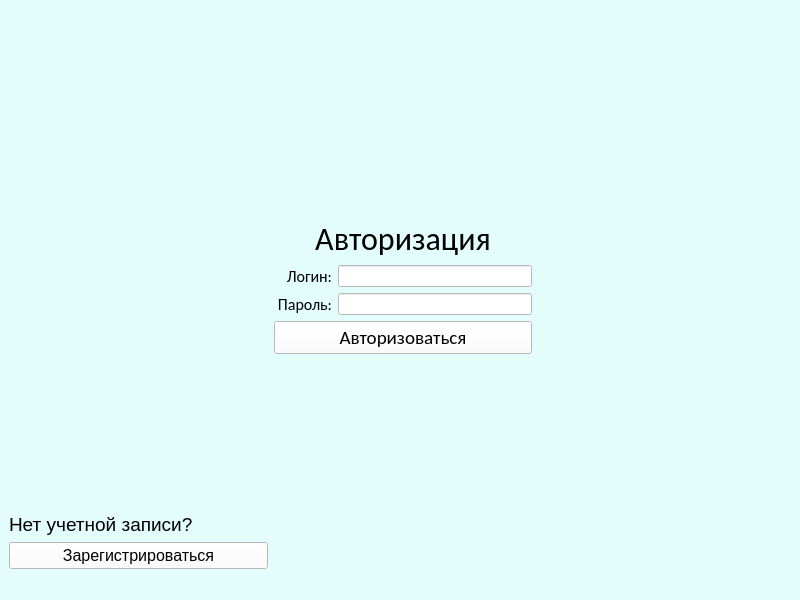
<?xml version="1.0" encoding="UTF-8"?>
<ui version="4.0">
 <class>MainWindow</class>
 <widget class="QMainWindow" name="MainWindow">
  <property name="geometry">
   <rect>
    <x>0</x>
    <y>0</y>
    <width>800</width>
    <height>600</height>
   </rect>
  </property>
  <property name="font">
   <font>
    <underline>false</underline>
    <strikeout>false</strikeout>
   </font>
  </property>
  <property name="windowTitle">
   <string>Авторизация</string>
  </property>
  <property name="windowIcon">
   <iconset>
    <normaloff>../build-UserInterface-Desktop_Qt_5_12_12_MinGW_64_bit-Debug/profile_user_icon_151793.ico</normaloff>../build-UserInterface-Desktop_Qt_5_12_12_MinGW_64_bit-Debug/profile_user_icon_151793.ico</iconset>
  </property>
  <property name="styleSheet">
   <string notr="true">background-color: rgb(227,253,253);</string>
  </property>
  <widget class="QWidget" name="centralwidget">
   <layout class="QGridLayout" name="gridLayout">
    <item row="1" column="1">
     <widget class="QLabel" name="label">
      <property name="font">
       <font>
        <family>Calibri</family>
        <pointsize>24</pointsize>
        <weight>50</weight>
        <italic>false</italic>
        <bold>false</bold>
        <underline>false</underline>
        <strikeout>false</strikeout>
        <kerning>true</kerning>
       </font>
      </property>
      <property name="layoutDirection">
       <enum>Qt::LeftToRight</enum>
      </property>
      <property name="text">
       <string>Авторизация</string>
      </property>
      <property name="alignment">
       <set>Qt::AlignCenter</set>
      </property>
     </widget>
    </item>
    <item row="3" column="0">
     <layout class="QVBoxLayout" name="verticalLayout_2">
      <property name="topMargin">
       <number>0</number>
      </property>
      <item>
       <spacer name="verticalSpacer_3">
        <property name="orientation">
         <enum>Qt::Vertical</enum>
        </property>
        <property name="sizeHint" stdset="0">
         <size>
          <width>20</width>
          <height>40</height>
         </size>
        </property>
       </spacer>
      </item>
      <item>
       <widget class="QLabel" name="Question">
        <property name="font">
         <font>
          <family>Arial</family>
          <pointsize>14</pointsize>
          <underline>false</underline>
          <strikeout>false</strikeout>
         </font>
        </property>
        <property name="styleSheet">
         <string notr="true">color: rgb(0, 0, 0);</string>
        </property>
        <property name="text">
         <string>Нет учетной записи?</string>
        </property>
       </widget>
      </item>
      <item>
       <widget class="QPushButton" name="RegisterBtn">
        <property name="font">
         <font>
          <family>Arial</family>
          <pointsize>12</pointsize>
          <underline>false</underline>
          <strikeout>false</strikeout>
         </font>
        </property>
        <property name="styleSheet">
         <string notr="true">color: rgb(0, 0, 0);
background-color: rgb(255, 255, 255);</string>
        </property>
        <property name="text">
         <string>Зарегистрироваться</string>
        </property>
       </widget>
      </item>
     </layout>
    </item>
    <item row="2" column="2">
     <spacer name="horizontalSpacer_2">
      <property name="orientation">
       <enum>Qt::Horizontal</enum>
      </property>
      <property name="sizeHint" stdset="0">
       <size>
        <width>40</width>
        <height>20</height>
       </size>
      </property>
     </spacer>
    </item>
    <item row="2" column="1">
     <layout class="QVBoxLayout" name="verticalLayout_4">
      <item>
       <layout class="QHBoxLayout" name="horizontalLayout">
        <item>
         <layout class="QVBoxLayout" name="verticalLayout">
          <item>
           <widget class="QLabel" name="label_2">
            <property name="font">
             <font>
              <family>Calibri</family>
              <pointsize>12</pointsize>
              <underline>false</underline>
              <strikeout>false</strikeout>
             </font>
            </property>
            <property name="text">
             <string> Логин:</string>
            </property>
            <property name="alignment">
             <set>Qt::AlignRight|Qt::AlignTrailing|Qt::AlignVCenter</set>
            </property>
           </widget>
          </item>
          <item>
           <widget class="QLabel" name="label_3">
            <property name="font">
             <font>
              <family>Calibri</family>
              <pointsize>12</pointsize>
              <underline>false</underline>
              <strikeout>false</strikeout>
             </font>
            </property>
            <property name="text">
             <string> Пароль:</string>
            </property>
            <property name="alignment">
             <set>Qt::AlignRight|Qt::AlignTrailing|Qt::AlignVCenter</set>
            </property>
           </widget>
          </item>
         </layout>
        </item>
        <item>
         <layout class="QVBoxLayout" name="verticalLayout_3">
          <item>
           <widget class="QLineEdit" name="lineEdit">
            <property name="styleSheet">
             <string notr="true">background-color: rgb(255, 255, 255);</string>
            </property>
           </widget>
          </item>
          <item>
           <widget class="QLineEdit" name="PasswordLine">
            <property name="styleSheet">
             <string notr="true">background-color: rgb(255, 255, 255);</string>
            </property>
           </widget>
          </item>
         </layout>
        </item>
       </layout>
      </item>
      <item>
       <widget class="QPushButton" name="ButtonLogin">
        <property name="font">
         <font>
          <family>Calibri</family>
          <pointsize>14</pointsize>
          <underline>false</underline>
          <strikeout>false</strikeout>
         </font>
        </property>
        <property name="styleSheet">
         <string notr="true">background-color: rgb(255, 255, 255);</string>
        </property>
        <property name="text">
         <string>Авторизоваться</string>
        </property>
       </widget>
      </item>
     </layout>
    </item>
    <item row="2" column="0">
     <spacer name="horizontalSpacer">
      <property name="orientation">
       <enum>Qt::Horizontal</enum>
      </property>
      <property name="sizeHint" stdset="0">
       <size>
        <width>40</width>
        <height>20</height>
       </size>
      </property>
     </spacer>
    </item>
    <item row="0" column="1">
     <spacer name="verticalSpacer">
      <property name="orientation">
       <enum>Qt::Vertical</enum>
      </property>
      <property name="sizeHint" stdset="0">
       <size>
        <width>20</width>
        <height>40</height>
       </size>
      </property>
     </spacer>
    </item>
    <item row="3" column="1">
     <spacer name="verticalSpacer_2">
      <property name="orientation">
       <enum>Qt::Vertical</enum>
      </property>
      <property name="sizeHint" stdset="0">
       <size>
        <width>20</width>
        <height>40</height>
       </size>
      </property>
     </spacer>
    </item>
   </layout>
  </widget>
  <widget class="QMenuBar" name="menubar">
   <property name="geometry">
    <rect>
     <x>0</x>
     <y>0</y>
     <width>800</width>
     <height>20</height>
    </rect>
   </property>
  </widget>
  <widget class="QStatusBar" name="statusbar"/>
 </widget>
 <resources/>
 <connections/>
</ui>
